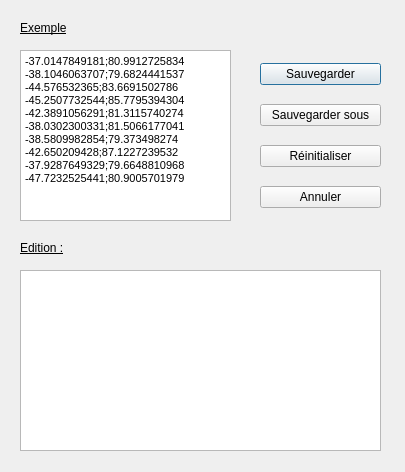
<?xml version="1.0" encoding="UTF-8"?>
<ui version="4.0">
 <class>Edit</class>
 <widget class="QDialog" name="Edit">
  <property name="geometry">
   <rect>
    <x>0</x>
    <y>0</y>
    <width>405</width>
    <height>472</height>
   </rect>
  </property>
  <property name="windowTitle">
   <string>Dialog</string>
  </property>
  <widget class="QTextBrowser" name="ExapleText">
   <property name="geometry">
    <rect>
     <x>20</x>
     <y>50</y>
     <width>211</width>
     <height>171</height>
    </rect>
   </property>
   <property name="font">
    <font>
     <strikeout>false</strikeout>
     <kerning>true</kerning>
    </font>
   </property>
   <property name="cursor" stdset="0">
    <cursorShape>IBeamCursor</cursorShape>
   </property>
   <property name="undoRedoEnabled">
    <bool>true</bool>
   </property>
   <property name="readOnly">
    <bool>true</bool>
   </property>
   <property name="html">
    <string>&lt;!DOCTYPE HTML PUBLIC &quot;-//W3C//DTD HTML 4.0//EN&quot; &quot;http://www.w3.org/TR/REC-html40/strict.dtd&quot;&gt;
&lt;html&gt;&lt;head&gt;&lt;meta name=&quot;qrichtext&quot; content=&quot;1&quot; /&gt;&lt;style type=&quot;text/css&quot;&gt;
p, li { white-space: pre-wrap; }
&lt;/style&gt;&lt;/head&gt;&lt;body style=&quot; font-family:'MS Shell Dlg 2'; font-size:7.8pt; font-weight:400; font-style:normal;&quot;&gt;
&lt;p style=&quot; margin-top:0px; margin-bottom:0px; margin-left:0px; margin-right:0px; -qt-block-indent:0; text-indent:0px;&quot;&gt;&lt;span style=&quot; font-size:8pt;&quot;&gt;-37.0147849181;80.9912725834 -38.1046063707;79.6824441537&lt;/span&gt;&lt;/p&gt;
&lt;p style=&quot; margin-top:0px; margin-bottom:0px; margin-left:0px; margin-right:0px; -qt-block-indent:0; text-indent:0px;&quot;&gt;&lt;span style=&quot; font-size:8pt;&quot;&gt;-44.576532365;83.6691502786 -45.2507732544;85.7795394304&lt;/span&gt;&lt;/p&gt;
&lt;p style=&quot; margin-top:0px; margin-bottom:0px; margin-left:0px; margin-right:0px; -qt-block-indent:0; text-indent:0px;&quot;&gt;&lt;span style=&quot; font-size:8pt;&quot;&gt;-42.3891056291;81.3115740274 -38.0302300331;81.5066177041&lt;/span&gt;&lt;/p&gt;
&lt;p style=&quot; margin-top:0px; margin-bottom:0px; margin-left:0px; margin-right:0px; -qt-block-indent:0; text-indent:0px;&quot;&gt;&lt;span style=&quot; font-size:8pt;&quot;&gt;-38.5809982854;79.373498274 -42.650209428;87.1227239532&lt;/span&gt;&lt;/p&gt;
&lt;p style=&quot; margin-top:0px; margin-bottom:0px; margin-left:0px; margin-right:0px; -qt-block-indent:0; text-indent:0px;&quot;&gt;&lt;span style=&quot; font-size:8pt;&quot;&gt;-37.9287649329;79.6648810968 -47.7232525441;80.9005701979&lt;/span&gt;&lt;/p&gt;&lt;/body&gt;&lt;/html&gt;</string>
   </property>
   <property name="acceptRichText">
    <bool>true</bool>
   </property>
   <property name="textInteractionFlags">
    <set>Qt::TextSelectableByMouse</set>
   </property>
  </widget>
  <widget class="QLabel" name="ExampleLabel">
   <property name="geometry">
    <rect>
     <x>20</x>
     <y>20</y>
     <width>55</width>
     <height>16</height>
    </rect>
   </property>
   <property name="font">
    <font>
     <underline>true</underline>
    </font>
   </property>
   <property name="text">
    <string>Exemple</string>
   </property>
  </widget>
  <widget class="QTextEdit" name="EditText">
   <property name="geometry">
    <rect>
     <x>20</x>
     <y>270</y>
     <width>361</width>
     <height>181</height>
    </rect>
   </property>
   <property name="cursor" stdset="0">
    <cursorShape>IBeamCursor</cursorShape>
   </property>
  </widget>
  <widget class="QLabel" name="EditLabel">
   <property name="geometry">
    <rect>
     <x>20</x>
     <y>240</y>
     <width>91</width>
     <height>16</height>
    </rect>
   </property>
   <property name="font">
    <font>
     <underline>true</underline>
    </font>
   </property>
   <property name="cursor">
    <cursorShape>ArrowCursor</cursorShape>
   </property>
   <property name="text">
    <string>Edition :</string>
   </property>
  </widget>
  <widget class="QWidget" name="verticalLayoutWidget">
   <property name="geometry">
    <rect>
     <x>260</x>
     <y>50</y>
     <width>121</width>
     <height>171</height>
    </rect>
   </property>
   <layout class="QVBoxLayout" name="verticalLayout">
    <item>
     <widget class="QPushButton" name="Save">
      <property name="cursor">
       <cursorShape>PointingHandCursor</cursorShape>
      </property>
      <property name="text">
       <string>Sauvegarder</string>
      </property>
     </widget>
    </item>
    <item>
     <widget class="QPushButton" name="Save_on">
      <property name="cursor">
       <cursorShape>PointingHandCursor</cursorShape>
      </property>
      <property name="text">
       <string>Sauvegarder sous</string>
      </property>
     </widget>
    </item>
    <item>
     <widget class="QPushButton" name="Reset">
      <property name="cursor">
       <cursorShape>PointingHandCursor</cursorShape>
      </property>
      <property name="text">
       <string>Réinitialiser</string>
      </property>
     </widget>
    </item>
    <item>
     <widget class="QPushButton" name="Cancel">
      <property name="cursor">
       <cursorShape>PointingHandCursor</cursorShape>
      </property>
      <property name="text">
       <string>Annuler</string>
      </property>
     </widget>
    </item>
   </layout>
  </widget>
 </widget>
 <resources/>
 <connections>
  <connection>
   <sender>Reset</sender>
   <signal>clicked()</signal>
   <receiver>EditText</receiver>
   <slot>clear()</slot>
   <hints>
    <hint type="sourcelabel">
     <x>274</x>
     <y>134</y>
    </hint>
    <hint type="destinationlabel">
     <x>238</x>
     <y>287</y>
    </hint>
   </hints>
  </connection>
 </connections>
</ui>
